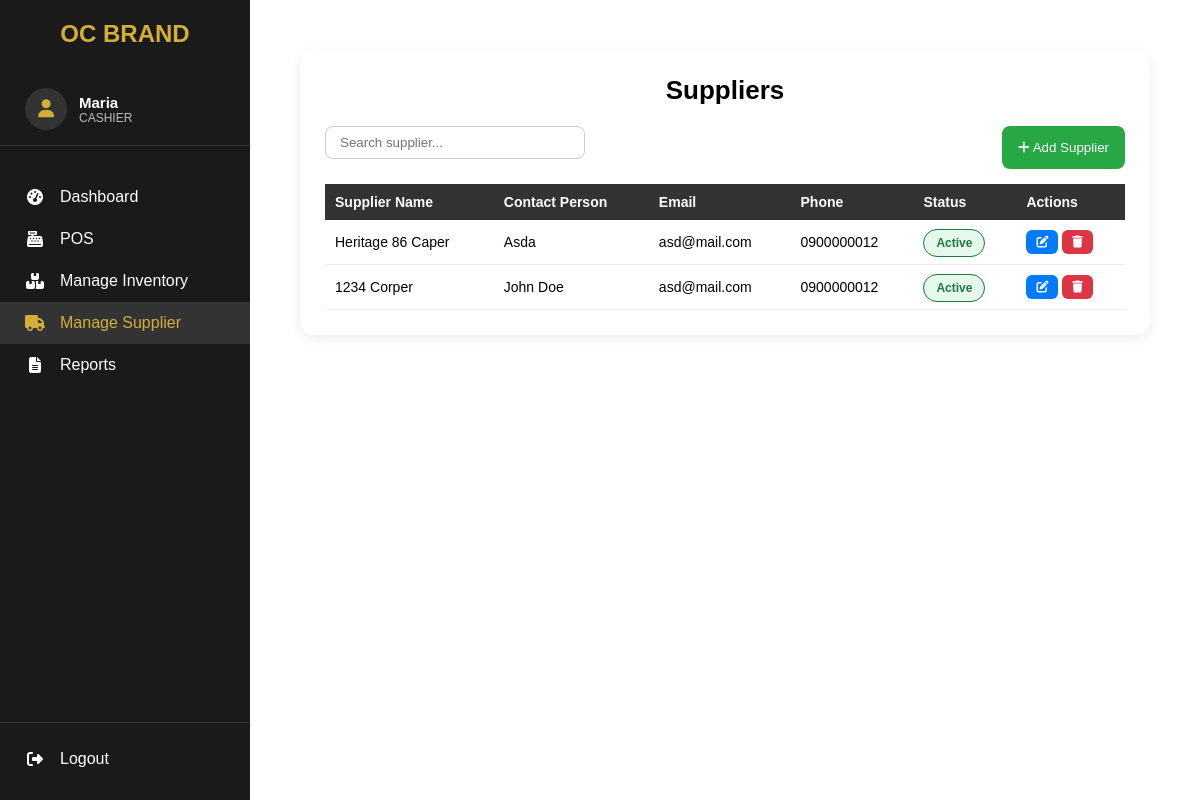
The page /admin/supplier.php (signed in) on the database its author committed.
### tables this page shows
CREATE TABLE `accounts` (
  `id` int(11) NOT NULL,
  `account_id` varchar(10) NOT NULL,
  `role` enum('cashier','admin') NOT NULL,
  `fname` varchar(100) NOT NULL,
  `mname` varchar(100) NOT NULL,
  `lname` varchar(100) NOT NULL,
  `address` varchar(255) NOT NULL,
  `contact` varchar(50) NOT NULL,
  `password` varchar(255) NOT NULL,
  `photo` text NOT NULL,
  `created_at` timestamp NOT NULL DEFAULT current_timestamp()
);

CREATE TABLE `suppliers` (
  `id` int(11) NOT NULL,
  `name` varchar(150) DEFAULT NULL,
  `contact_person` varchar(150) DEFAULT NULL,
  `email` varchar(150) DEFAULT NULL,
  `phone` varchar(50) DEFAULT NULL,
  `status` enum('Active','Inactive') DEFAULT 'Active'
);

### admin/supplier.php (the view, shortened to what this page needs)
<?php
include "../db.php";
$search = $_GET['search'] ?? '';
$sql = "SELECT * FROM suppliers";
$sql .= " ORDER BY id DESC";
$result = mysqli_query($conn, $sql);
$currentPage = basename($_SERVER['PHP_SELF'], '.php');
?>
<!DOCTYPE html>
<html lang="en">
<head>
<link rel="stylesheet" href="https://cdnjs.cloudflare.com/ajax/libs/font-awesome/6.5.0/css/all.min.css">
</head>
<body>
<?php include "sidebar.php"; ?>
<div class="main-content">
<div class="container">
<h1>Suppliers</h1>
<div class="top-bar">
    <form method="GET">
        <input type="text"
            name="search"
            class="search-input"
            placeholder="Search supplier..."
            value="<?= htmlspecialchars($search) ?>"
            onkeyup="this.form.submit()">
    </form>
    <button class="add-btn" onclick="openAdd()">
        <i class="fa fa-plus"></i> Add Supplier
    </button>
</div>
<table>
<tr>
    <th>Supplier Name</th>
    <th>Contact Person</th>
    <th>Email</th>
    <th>Phone</th>
    <th>Status</th>
    <th>Actions</th>
</tr>
<?php while($row=mysqli_fetch_assoc($result)): ?>
<tr>
    <td><?= $row['name'] ?></td>
    <td><?= $row['contact_person'] ?></td>
    <td><?= $row['email'] ?></td>
    <td><?= $row['phone'] ?></td>
    <td>
        <span class="status-pill <?= $row['status']=='Active'?'status-active':'status-inactive' ?>">
            <?= $row['status'] ?>
        </span>
    </td>
    <td>
        <button class="edit-btn" onclick="openEdit(
            <?= $row['id'] ?>,
            '<?= addslashes($row['name']) ?>',
            '<?= addslashes($row['contact_person']) ?>',
            '<?= $row['email'] ?>',
            '<?= $row['phone'] ?>',
            '<?= $row['status'] ?>'
        )"><i class="fa fa-edit"></i></button>
        <form action="functions/update_supplier.php" method="POST" style="display:inline">
            <button class="delete-btn" onclick="return confirm('Delete supplier?')">
                <i class="fa fa-trash"></i>
            </button>
        </form>
    </td>
</tr>
<?php endwhile; ?>
</table>
</div>
</div>
</body>
</html>

### admin/sidebar.php (shortened to what this page needs)
<?php
require_once __DIR__ . "/../db.php";
$userId = (int) $_SESSION['user_id'];
$stmt = $conn->prepare("SELECT fname, role FROM accounts WHERE id = ?");
$stmt->bind_param("i", $userId);
$stmt->execute();
$user = $stmt->get_result()->fetch_assoc();
$fname = htmlspecialchars($user['fname'] ?? '', ENT_QUOTES, 'UTF-8');
$role  = htmlspecialchars($user['role'] ?? '', ENT_QUOTES, 'UTF-8');
?>
<div class="sidebar">
    <div>
        <h2>OC Brand</h2>
        <div class="sidebar-user">
            <div class="avatar">
                <i class="fas fa-user"></i>
            </div>
            <div class="user-info">
                <span class="name"><?= $fname ?></span>
                <span class="role"><?= ucfirst($role) ?></span>
            </div>
        </div>
        <a href="dashboard.php" class="<?= $currentPage === 'dashboard' ? 'active' : '' ?>">
            <i class="fas fa-tachometer-alt"></i> Dashboard
        </a>
        <a href="pos.php" class="<?= $currentPage === 'pos' ? 'active' : '' ?>">
            <i class="fas fa-cash-register"></i> POS
        </a>
        <a href="inventory.php" class="<?= $currentPage === 'inventory' ? 'active' : '' ?>">
            <i class="fas fa-boxes"></i> Manage Inventory
        </a>
        <a href="supplier.php" class="<?= $currentPage === 'supplier' ? 'active' : '' ?>">
            <i class="fas fa-truck"></i> Manage Supplier
        </a>
        <a href="reports.php" class="<?= $currentPage === 'reports' ? 'active' : '' ?>">
            <i class="fas fa-file-alt"></i> Reports
        </a>
    </div>
    <div class="logout">
        <a href="#" onclick="confirmLogout(event)">
            <i class="fas fa-sign-out-alt"></i> Logout
        </a>
    </div>
</div>

### admin/supplier.php (style rules this page uses)
* { margin:0;padding:0;box-sizing:border-box;font-family:Poppins,sans-serif }
body { display:flex; background:var(--light); }
.main-content { flex:1;padding:50px;margin-left:250px }
.container { background:#fff;padding:25px;border-radius:14px;box-shadow:0 4px 12px rgba(0,0,0,.08) }
h1 { margin-bottom:20px;font-size:26px;font-weight:600 }
.top-bar { display:flex;justify-content:space-between;gap:10px;margin-bottom:15px }
.search-input { width:260px;padding:8px 14px;border-radius:8px;border:1px solid #ccc }
.add-btn { background:#28a745;color:#fff;border:none;padding:8px 16px;border-radius:8px;cursor:pointer }
table { width:100%;border-collapse:collapse;font-size:14px }
th { background:#333;color:#fff;padding:10px;text-align:left }
td { padding:10px;border-bottom:1px solid #eee }
.status-pill { padding:6px 12px;border-radius:20px;font-size:12px;font-weight:600 }
.status-active { background:#e6f8ec;color:#1f7a3e;border:1px solid #1f7a3e }
.edit-btn,.delete-btn { padding:5px 10px;border:none;border-radius:6px; font-size:12px;cursor:pointer }
.edit-btn { background:#007bff;color:#fff }
.delete-btn { background:#dc3545;color:#fff }
input,select { width:100%;padding:8px 12px; border:1px solid #ccc;border-radius:8px;margin-bottom:10px }
h1 { text-align:center; margin-bottom:20px; font-weight:600; }

### admin/sidebar.php (style rules this page uses)
.sidebar { width: 250px; height: 100vh; background-color: #1a1a1a; color: #fff; position: fixed; display: flex; flex-direction: column; justify-content: space-between; padding: 20px 0; }
.sidebar h2 { color: #d4af37; text-align: center; margin-bottom: 25px; font-size: 24px; text-transform: uppercase; }
.sidebar-user { display: flex; align-items: center; gap: 12px; padding: 15px 25px; margin-bottom: 30px; border-bottom: 1px solid #333; }
.sidebar-user .avatar { width: 42px; height: 42px; background: #333; border-radius: 50%; display: flex; align-items: center; justify-content: center; color: #d4af37; font-size: 18px; }
.sidebar-user .user-info { display: flex; flex-direction: column; }
.sidebar-user .name { font-size: 15px; font-weight: 600; }
.sidebar-user .role { font-size: 12px; color: #bbb; text-transform: uppercase; }
.sidebar a { display: flex; align-items: center; padding: 12px 25px; color: #fff; text-decoration: none; font-size: 16px; transition: background 0.3s, color 0.3s; }
.sidebar a i { width: 20px; margin-right: 15px; text-align: center; }
.sidebar a:hover, .sidebar a.active { background-color: #333; color: #d4af37; }
.logout { border-top: 1px solid #333; padding-top: 15px; }

### rows shown on the page
accounts: fname "Maria", role "CASHIER"
suppliers: name "Heritage 86 Caper", contact_person "Asda", email "asd@mail.com", phone "0900000012", status "Active"
suppliers: name "1234 Corper", contact_person "John Doe", email "asd@mail.com", phone "0900000012", status "Active"
